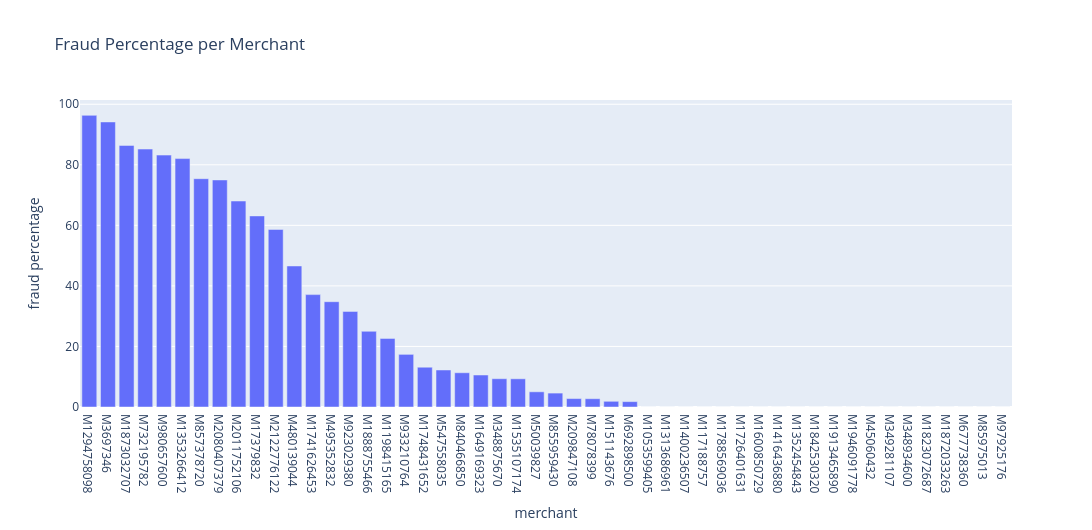

The notebook cell saved with this chart:
### Code cell
fig = px.bar(mdf,x="merchant",y="fraud_pct_per_merchant",
    hover_data=["number_customer", "number_transaction", "fraud_1", "fraud_0"],
    title="Fraud Percentage per Merchant", labels={"fraud_pct_per_merchant": "fraud percentage", "number_customer": '# of customers' ,'number_transaction':'# of transactions', 'fraud_1':'fraud' , 'fraud_0' : 'not fraud'})

fig.update_layout(width = 1100,height=530)

fig.show()

### Figure 1 — Plotly figure (JSON) as saved in the notebook; plotly's stock layout.template omitted (floating-point values rounded to 4 significant figures; data arrays with more than 128 entries replaced by an {"elided": "..."} marker saying what was removed)
{"data": [{"customdata": {"elided": "50x4 int values"}, "hovertemplate": "merchant=%{x}<br>fraud percentage=%{y}<br># of customers=%{customdata[0]}<br># of transactions=%{customdata[1]}<br>fraud=%{customdata[2]}<br>not fraud=%{customdata[3]}<extra></extra>", "legendgroup": "", "marker": {"color": "#636efa", "pattern": {"shape": ""}}, "name": "", "orientation": "v", "showlegend": false, "textposition": "auto", "type": "bar", "x": ["M1294758098", "M3697346", "M1873032707", "M732195782", "M980657600", "M1353266412", "M857378720", "M2080407379", "M2011752106", "M17379832", "M2122776122", "M480139044", "M1741626453", "M495352832", "M923029380", "M1888755466", "M1198415165", "M933210764", "M1748431652", "M547558035", "M840466850", "M1649169323", "M348875670", "M1535107174", "M50039827", "M855959430", "M209847108", "M78078399", "M151143676", "M692898500", "M1053599405", "M1313686961", "M1400236507", "M117188757", "M1788569036", "M1726401631", "M1600850729", "M1416436880", "M1352454843", "M1842530320", "M1913465890", "M1946091778", "M45060432", "M349281107", "M348934600", "M1823072687", "M1872033263", "M677738360", "M85975013", "M97925176"], "xaxis": "x", "y": [96.34, 94.16, 86.4, 85.2, 83.21, 82.05, 75.41, 75.0, 68.03, 63.12, 58.65, 46.58, 37.12, 34.78, 31.58, 25.0, 22.66, 17.39, 13.14, 12.22, 11.32, 10.57, 9.346, 9.315, 5.022, 4.593, 2.78, 2.736, 1.884, 1.778, 0.0, 0.0, 0.0, 0.0, 0.0, 0.0, 0.0, 0.0, 0.0, 0.0, 0.0, 0.0, 0.0, 0.0, 0.0, 0.0, 0.0, 0.0, 0.0, 0.0], "yaxis": "y"}], "layout": {"barmode": "relative", "height": 530, "legend": {"tracegroupgap": 0}, "title": {"text": "Fraud Percentage per Merchant"}, "width": 1100, "xaxis": {"anchor": "y", "domain": [0, 1], "title": {"text": "merchant"}}, "yaxis": {"anchor": "x", "domain": [0, 1], "title": {"text": "fraud percentage"}}}}
